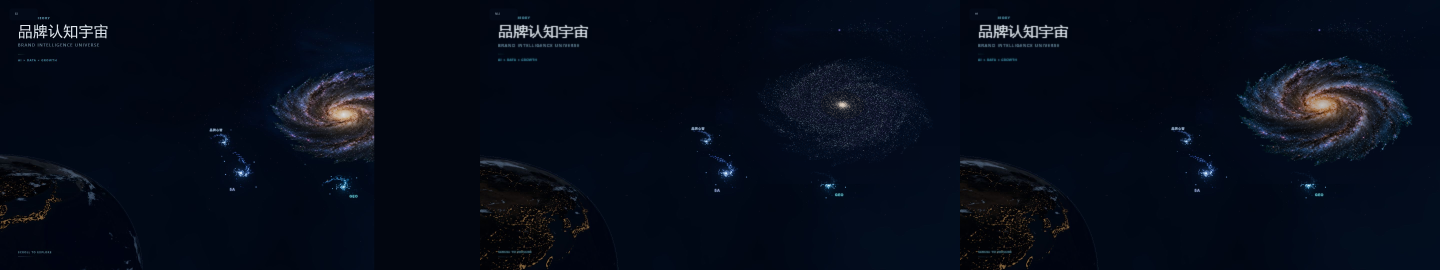
#> input picture art/galaxy-v3/blender-hybrid-h1/e2-vs-r22-vs-h1.png, 5760 x 1080 px, given in place of RANGE_0.png, which was not available (shown at 1/4 size)
$ python earth-production-evidence.py ../art/galaxy-v3/blender-hybrid-h1/e2-vs-r22-vs-h1.png
#> lines starting #> are read from the running program, lines starting #| are printed output that depends on the picture; pictures that were not available may be replaced by others from this repository, and a replacement may not be noted
from pathlib import Path
import json, sys
import numpy as np
from PIL import Image,ImageDraw
ROOT=Path(__file__).resolve().parents[1];D=ROOT/'art/earth-prod'/('before' if '--audit' in sys.argv else 'final')
box=(0,470,460,900)
if '--audit' not in sys.argv:
    selections=[('RANGE_0','HYBRID CENTER','EARTH_PROD_HYBRID_ROI_CENTER'),('RANGE_10','TRANSITION','EARTH_PROD_HYBRID_ROI_TRANSITION'),('RANGE_18','FALLBACK','EARTH_PROD_FALLBACK_ROI')]
    sheet=Image.new('RGB',(1380,460),(3,8,14));draw=ImageDraw.Draw(sheet)
#> after `sheet = Image.new('RGB', (1380, 460), (3, 8, 14))`:
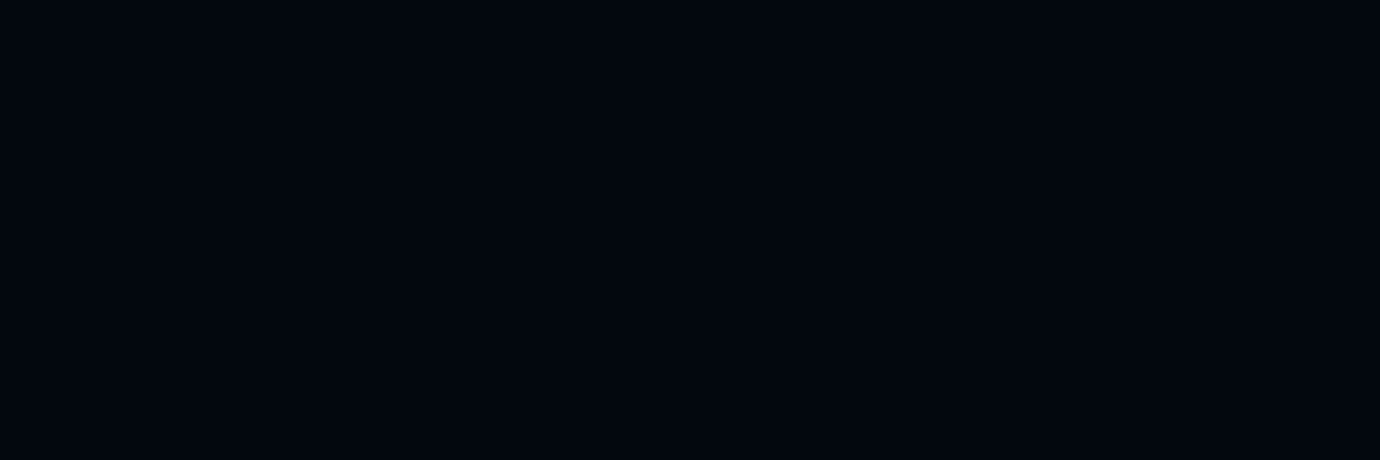
#> sheet: PIL image 1380x460 RGB; mean R, G, B 3, 8, 14
    for i,(source,label,name) in enumerate(selections):
        im=Image.open(D/(source+'.png')).crop(box);im.save(D/(name+'.png'));sheet.paste(im,(i*460,30));draw.text((i*460+10,8),label,fill='white')
#> after `im = Image.open(D / (source + '.png')).crop(box)`:
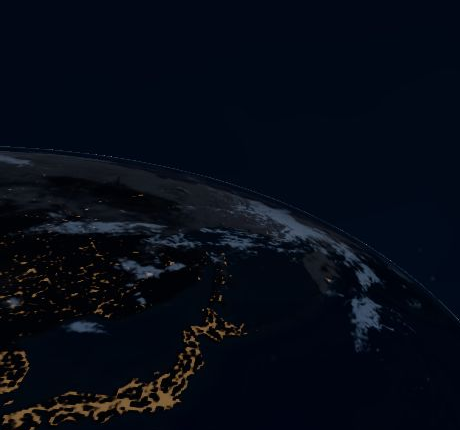
#> im: PIL image 460x430 RGB; mean R, G, B 6, 11, 21.5
#> after `sheet.paste(im, (i * 460, 30))`:
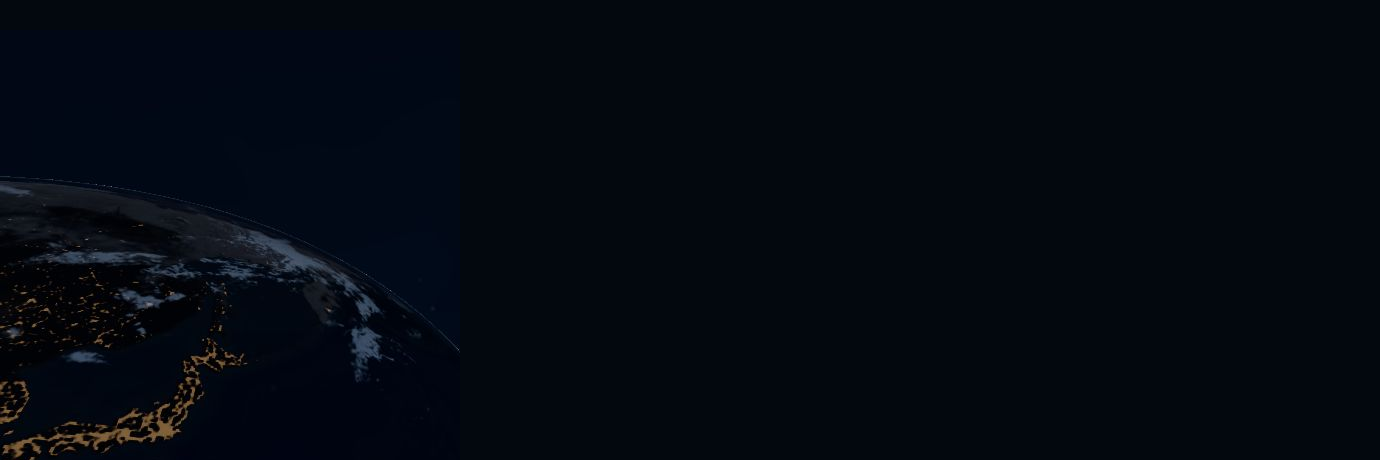
#> sheet: PIL image 1380x460 RGB; mean R, G, B 3.9, 8.9, 16.3
#> pass 2 of the loop `for i,(source,label,name) in enumerate(selections):`:
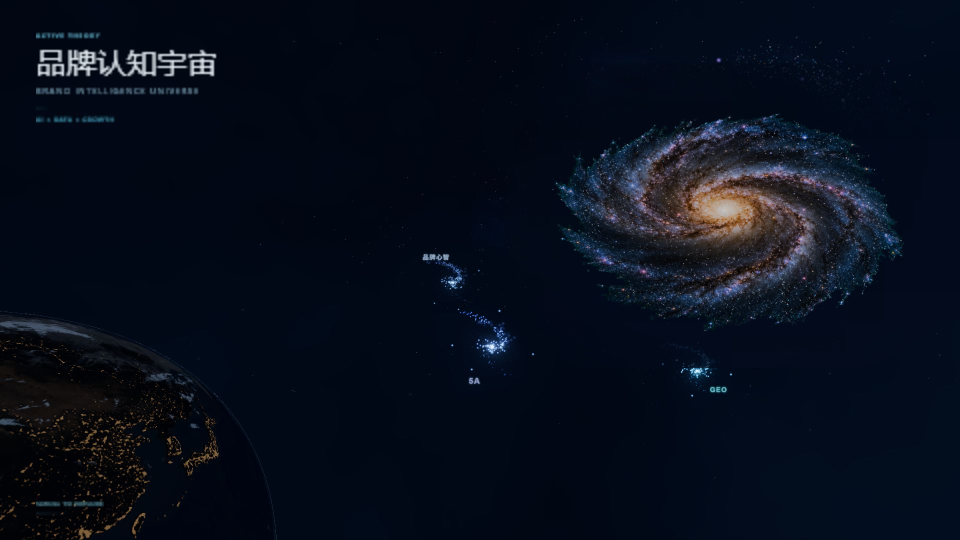
#> input picture art/galaxy-v3/blender-hybrid-h1/h1-frame-end.png, 1920 x 1080 px, given in place of RANGE_10.png, which was not available (shown at 1/2 size)
#> `im = Image.open(D / (source + '.png')).crop(box)`:
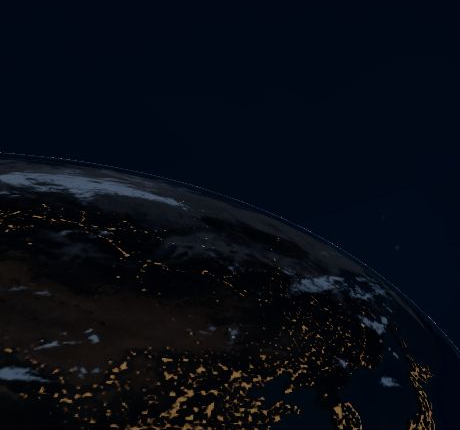
#> im: PIL image 460x430 RGB; mean R, G, B 7.2, 11.4, 19.9
#> `sheet.paste(im, (i * 460, 30))`:
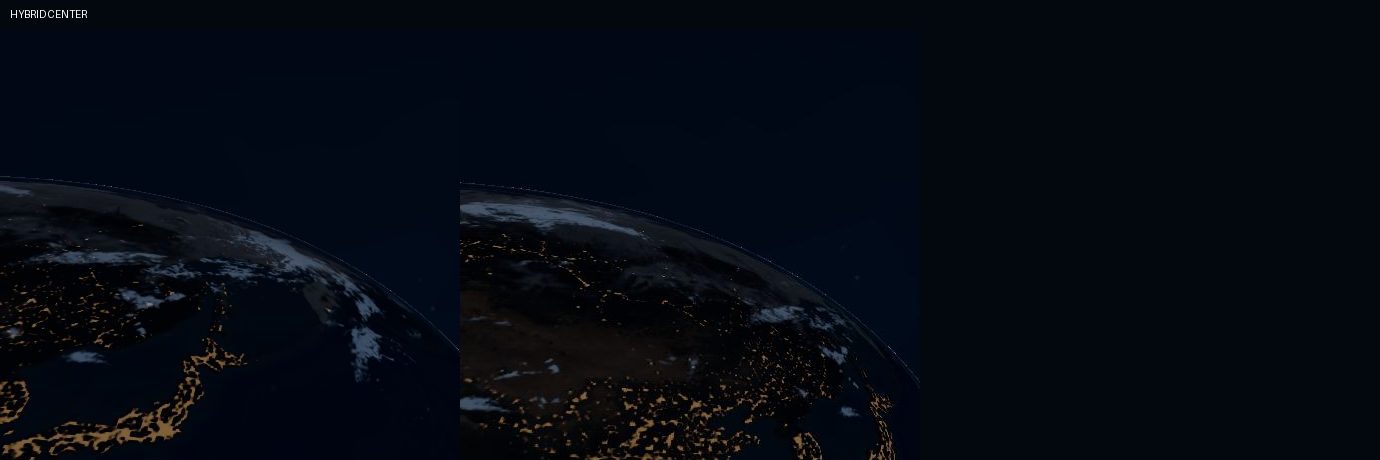
#> sheet: PIL image 1380x460 RGB; mean R, G, B 5.3, 10.1, 18.2
    sheet.save(D/'EARTH_PROD_NATIVE_ROI_CONTACT.png')
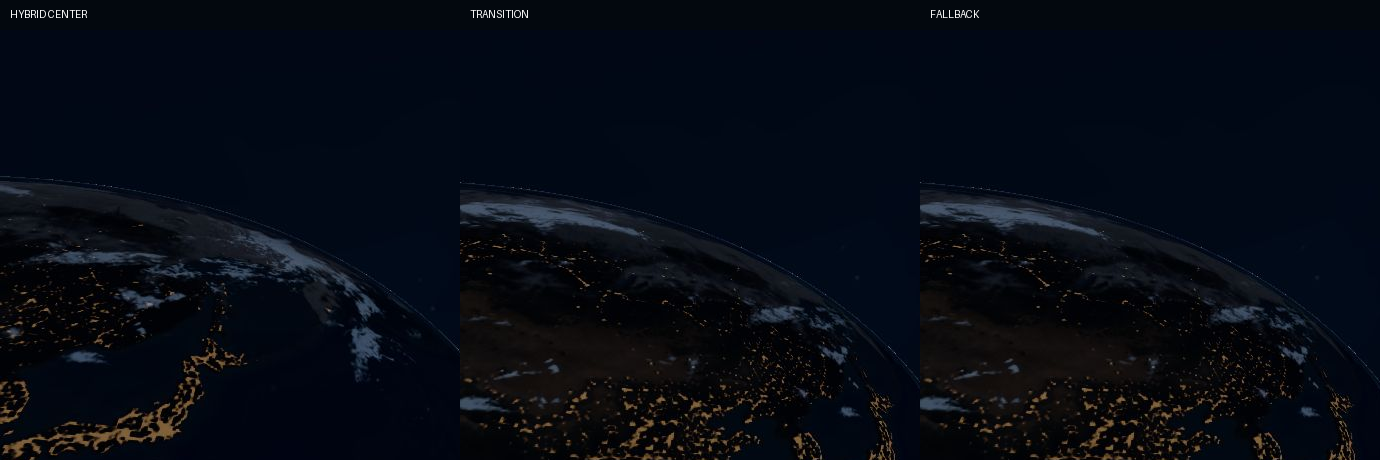
#> saved as EARTH_PROD_NATIVE_ROI_CONTACT.png: PIL image 1380x460 RGB; mean R, G, B 6.7, 11.2, 20.2
    seq=Image.new('RGB',(1840,920),(3,8,14));draw=ImageDraw.Draw(seq)
#> after `seq = Image.new('RGB', (1840, 920), (3, 8, 14))`:
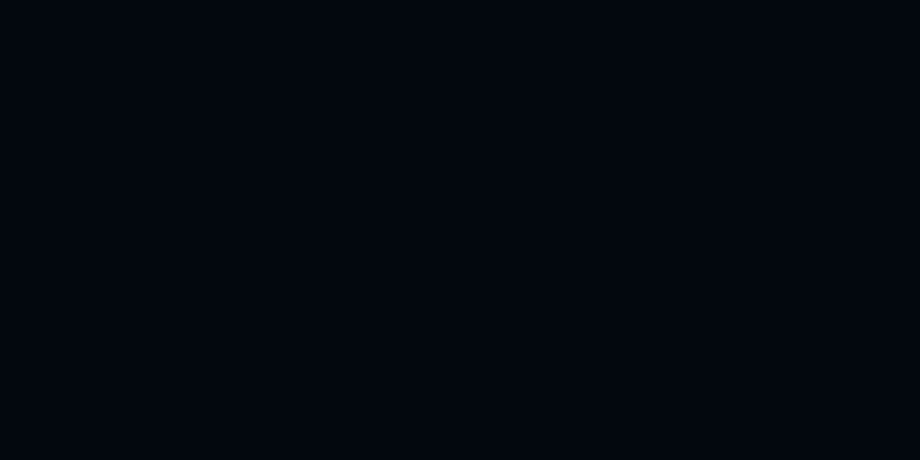
#> seq: PIL image 1840x920 RGB (shown at 1/2 size); mean R, G, B 3, 8, 14
    for i,a in enumerate([0,3,6,8,10,12,15,18]):
        x=(i%4)*460;y=(i//4)*460
        seq.paste(Image.open(D/f'RANGE_{a}.png').crop(box),(x,y+30));draw.text((x+10,y+8),f'{a} DEG LOCAL SWEEP',fill='white')
#> pass 2 of the loop `for i,a in enumerate([0,3,6,8,10,12,15,18]):`:
#> (the run stopped early here; a loop or call above may not have finished)
